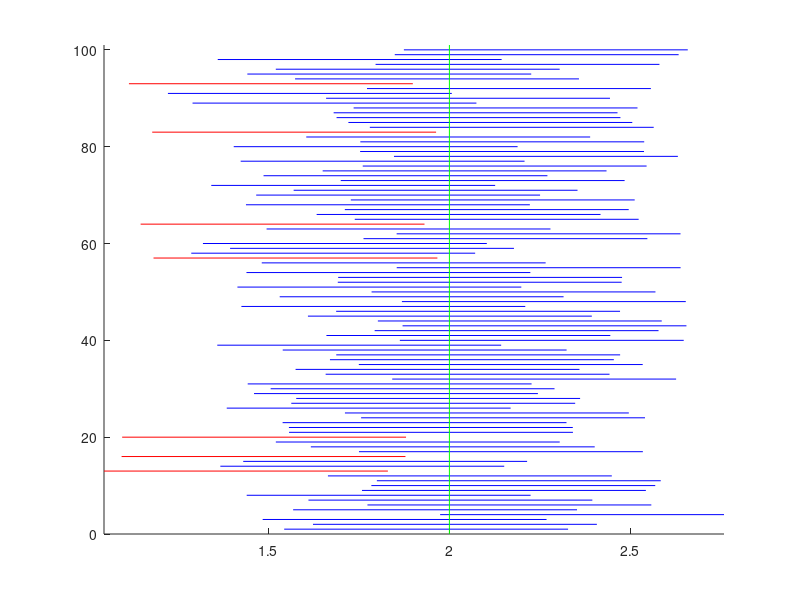

Write the MATLAB code that produced this figure.
%% Problem 1: Simulering av konfidensintervall
% Parametrar:
n = 25;        % Antal mätningar
mu = 2;        % Väntevärdet
sigma = 1;     % Standardavvikelsen
alpha = 0.05;

% Simulerar n observationer för varje intervall
x = normrnd(mu, sigma, n, 100);  % n x 100 matris med värden

% Skattar mu med medelvärdet
xbar = mean(x);  % vektor med 100 medelvärden

% Beräknar de undre och övre gränserna
undre = xbar - norminv(1 - alpha/2) * sigma / sqrt(n);
ovre = xbar + norminv(1 - alpha/2) * sigma / sqrt(n);

%% Problem 1: Simulering av konfidensintervall (forts.)
% Ritar upp alla intervall
figure(1)
hold on
for k = 1:100
    if ovre(k) < mu  % Rödmarkerar intervall som missar mu
        plot([undre(k) ovre(k)], [k k], 'r')
    elseif undre(k) > mu
        plot([undre(k) ovre(k)], [k k], 'r')
    else
        plot([undre(k) ovre(k)], [k k], 'b')
    end
end

% b1 och b2 är bara till för att figuren ska se snygg ut.
b1 = min(xbar - norminv(1 - alpha/2) * sigma / sqrt(n));
b2 = max(xbar + norminv(1 - alpha/2) * sigma / sqrt(n));
axis([b1 b2 0 101])  % Tar bort outnyttjat utrymme i figuren

% Ritar ut det sanna värdet
plot([mu mu], [0 101], 'g')
hold off
